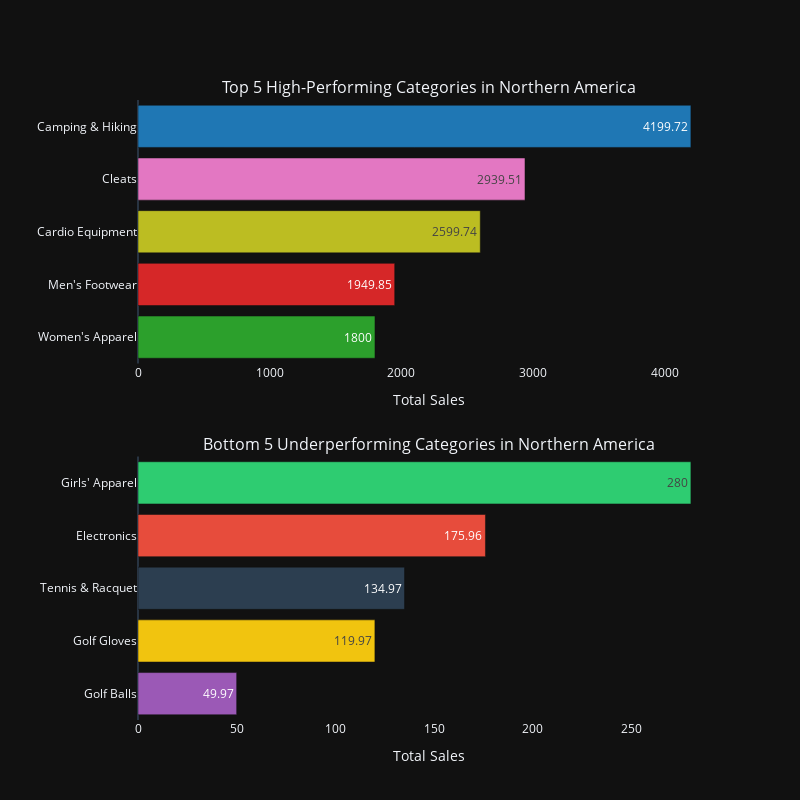

The code cell stored with this chart in its notebook:
### Code cell
bar3 = create_bar_region_combined(df_2017)
bar3

### Figure 1 — Plotly figure (JSON) as saved in the notebook; plotly's stock layout.template omitted (floating-point values rounded to 4 significant figures)
{"data": [{"marker": {"color": ["#1f77b4", "#e377c2", "#bcbd22", "#d62728", "#2ca02c"]}, "name": "", "orientation": "h", "text": [4200.0, 2940.0, 2600.0, 1950.0, 1800], "type": "bar", "x": [4200.0, 2940.0, 2600.0, 1950.0, 1800], "xaxis": "x", "y": ["Camping & Hiking", "Cleats", "Cardio Equipment", "Men's Footwear", "Women's Apparel"], "yaxis": "y"}, {"marker": {"color": ["#2ecc71", "#e74c3c", "#2c3e50", "#f1c40f", "#9b59b6"]}, "name": "", "orientation": "h", "text": [280, 176.0, 135.0, 120.0, 49.97], "type": "bar", "x": [280, 176.0, 135.0, 120.0, 49.97], "xaxis": "x2", "y": ["Girls' Apparel", "Electronics", "Tennis & Racquet", "Golf Gloves", "Golf Balls"], "yaxis": "y2"}], "layout": {"annotations": [{"font": {"size": 16}, "showarrow": false, "text": "Top 5 High-Performing Categories in Northern America", "x": 0.5, "xanchor": "center", "xref": "paper", "y": 1, "yanchor": "bottom", "yref": "paper"}, {"font": {"size": 16}, "showarrow": false, "text": "Bottom 5 Underperforming Categories in Northern America", "x": 0.5, "xanchor": "center", "xref": "paper", "y": 0.425, "yanchor": "bottom", "yref": "paper"}], "height": 800, "showlegend": false, "width": 800, "xaxis": {"anchor": "y", "domain": [0, 1], "showgrid": false, "title": {"text": "Total Sales"}}, "xaxis2": {"anchor": "y2", "domain": [0, 1], "showgrid": false, "title": {"text": "Total Sales"}}, "yaxis": {"anchor": "x", "categoryorder": "total ascending", "domain": [0.575, 1], "title": {"text": ""}}, "yaxis2": {"anchor": "x2", "categoryorder": "total ascending", "domain": [0, 0.425], "title": {"text": ""}}}}
